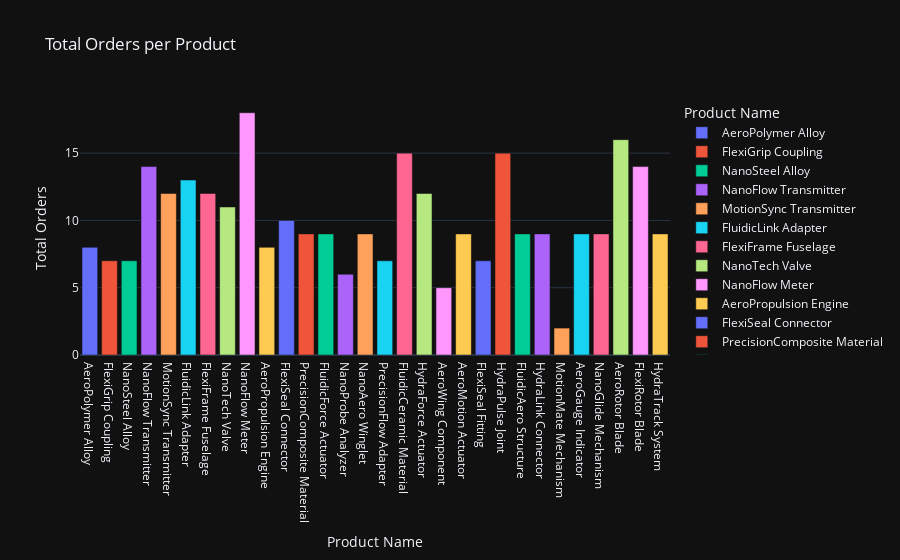

Notebook code for this chart:
### Markdown cell above
db.orders.aggregate([
  {
    $group: {
      _id: "$o_plantID",
      productName: { $first: "$productName" },
      productType: { $first: "$productType" },
      totalOrders: { $sum: 1 }
    }
  },
  {
    $lookup: {
      from: "product",
      localField: "_id",
      foreignField: "productID",
      as: "productDetails"
    }
  },
  {
    $unwind: "$productDetails"
  },
  {
    $project: {
      _id: 0,
      productID: "$_id",
      productName: "$productDetails.productName",
      productType: "$productDetails.productType",
      totalOrders: 1
    }
  }
])

### Code cell
pipeline = [
    {
        "$group": {
            "_id": "$o_plantID",
            "productName": {"$first": "$productName"},
            "productType": {"$first": "$productType"},
            "totalOrders": {"$sum": 1}
        }
    },
    {
        "$lookup": {
            "from": "product",
            "localField": "_id",
            "foreignField": "productID",
            "as": "productDetails"
        }
    },
    {
        "$unwind": "$productDetails"
    },
    {
        "$project": {
            "_id": 0,
            "productID": "$_id",
            "productName": "$productDetails.productName",
            "productType": "$productDetails.productType",
            "totalOrders": 1
        }
    }
]

result = list(db.orders.aggregate(pipeline))
df = pd.DataFrame(result)

fig = px.bar(df, x='productName', y='totalOrders', color='productName',
             title='Total Orders per Product', labels={'productName': 'Product Name', 'totalOrders': 'Total Orders'})

fig.update_layout(template='plotly_dark')
fig.show()

### Figure 1 — Plotly figure (JSON) as saved in the notebook; plotly's stock layout.template omitted (floating-point values rounded to 4 significant figures)
{"data": [{"alignmentgroup": "True", "hovertemplate": "Product Name=%{x}<br>Total Orders=%{y}<extra></extra>", "legendgroup": "AeroPolymer Alloy", "marker": {"color": "#636efa", "pattern": {"shape": ""}}, "name": "AeroPolymer Alloy", "offsetgroup": "AeroPolymer Alloy", "orientation": "v", "showlegend": true, "textposition": "auto", "type": "bar", "x": ["AeroPolymer Alloy"], "xaxis": "x", "y": [8], "yaxis": "y"}, {"alignmentgroup": "True", "hovertemplate": "Product Name=%{x}<br>Total Orders=%{y}<extra></extra>", "legendgroup": "FlexiGrip Coupling", "marker": {"color": "#EF553B", "pattern": {"shape": ""}}, "name": "FlexiGrip Coupling", "offsetgroup": "FlexiGrip Coupling", "orientation": "v", "showlegend": true, "textposition": "auto", "type": "bar", "x": ["FlexiGrip Coupling"], "xaxis": "x", "y": [7], "yaxis": "y"}, {"alignmentgroup": "True", "hovertemplate": "Product Name=%{x}<br>Total Orders=%{y}<extra></extra>", "legendgroup": "NanoSteel Alloy", "marker": {"color": "#00cc96", "pattern": {"shape": ""}}, "name": "NanoSteel Alloy", "offsetgroup": "NanoSteel Alloy", "orientation": "v", "showlegend": true, "textposition": "auto", "type": "bar", "x": ["NanoSteel Alloy"], "xaxis": "x", "y": [7], "yaxis": "y"}, {"alignmentgroup": "True", "hovertemplate": "Product Name=%{x}<br>Total Orders=%{y}<extra></extra>", "legendgroup": "NanoFlow Transmitter", "marker": {"color": "#ab63fa", "pattern": {"shape": ""}}, "name": "NanoFlow Transmitter", "offsetgroup": "NanoFlow Transmitter", "orientation": "v", "showlegend": true, "textposition": "auto", "type": "bar", "x": ["NanoFlow Transmitter"], "xaxis": "x", "y": [14], "yaxis": "y"}, {"alignmentgroup": "True", "hovertemplate": "Product Name=%{x}<br>Total Orders=%{y}<extra></extra>", "legendgroup": "MotionSync Transmitter", "marker": {"color": "#FFA15A", "pattern": {"shape": ""}}, "name": "MotionSync Transmitter", "offsetgroup": "MotionSync Transmitter", "orientation": "v", "showlegend": true, "textposition": "auto", "type": "bar", "x": ["MotionSync Transmitter"], "xaxis": "x", "y": [12], "yaxis": "y"}, {"alignmentgroup": "True", "hovertemplate": "Product Name=%{x}<br>Total Orders=%{y}<extra></extra>", "legendgroup": "FluidicLink Adapter", "marker": {"color": "#19d3f3", "pattern": {"shape": ""}}, "name": "FluidicLink Adapter", "offsetgroup": "FluidicLink Adapter", "orientation": "v", "showlegend": true, "textposition": "auto", "type": "bar", "x": ["FluidicLink Adapter"], "xaxis": "x", "y": [13], "yaxis": "y"}, {"alignmentgroup": "True", "hovertemplate": "Product Name=%{x}<br>Total Orders=%{y}<extra></extra>", "legendgroup": "FlexiFrame Fuselage", "marker": {"color": "#FF6692", "pattern": {"shape": ""}}, "name": "FlexiFrame Fuselage", "offsetgroup": "FlexiFrame Fuselage", "orientation": "v", "showlegend": true, "textposition": "auto", "type": "bar", "x": ["FlexiFrame Fuselage"], "xaxis": "x", "y": [12], "yaxis": "y"}, {"alignmentgroup": "True", "hovertemplate": "Product Name=%{x}<br>Total Orders=%{y}<extra></extra>", "legendgroup": "NanoTech Valve", "marker": {"color": "#B6E880", "pattern": {"shape": ""}}, "name": "NanoTech Valve", "offsetgroup": "NanoTech Valve", "orientation": "v", "showlegend": true, "textposition": "auto", "type": "bar", "x": ["NanoTech Valve"], "xaxis": "x", "y": [11], "yaxis": "y"}, {"alignmentgroup": "True", "hovertemplate": "Product Name=%{x}<br>Total Orders=%{y}<extra></extra>", "legendgroup": "NanoFlow Meter", "marker": {"color": "#FF97FF", "pattern": {"shape": ""}}, "name": "NanoFlow Meter", "offsetgroup": "NanoFlow Meter", "orientation": "v", "showlegend": true, "textposition": "auto", "type": "bar", "x": ["NanoFlow Meter"], "xaxis": "x", "y": [18], "yaxis": "y"}, {"alignmentgroup": "True", "hovertemplate": "Product Name=%{x}<br>Total Orders=%{y}<extra></extra>", "legendgroup": "AeroPropulsion Engine", "marker": {"color": "#FECB52", "pattern": {"shape": ""}}, "name": "AeroPropulsion Engine", "offsetgroup": "AeroPropulsion Engine", "orientation": "v", "showlegend": true, "textposition": "auto", "type": "bar", "x": ["AeroPropulsion Engine"], "xaxis": "x", "y": [8], "yaxis": "y"}, {"alignmentgroup": "True", "hovertemplate": "Product Name=%{x}<br>Total Orders=%{y}<extra></extra>", "legendgroup": "FlexiSeal Connector", "marker": {"color": "#636efa", "pattern": {"shape": ""}}, "name": "FlexiSeal Connector", "offsetgroup": "FlexiSeal Connector", "orientation": "v", "showlegend": true, "textposition": "auto", "type": "bar", "x": ["FlexiSeal Connector"], "xaxis": "x", "y": [10], "yaxis": "y"}, {"alignmentgroup": "True", "hovertemplate": "Product Name=%{x}<br>Total Orders=%{y}<extra></extra>", "legendgroup": "PrecisionComposite Material", "marker": {"color": "#EF553B", "pattern": {"shape": ""}}, "name": "PrecisionComposite Material", "offsetgroup": "PrecisionComposite Material", "orientation": "v", "showlegend": true, "textposition": "auto", "type": "bar", "x": ["PrecisionComposite Material"], "xaxis": "x", "y": [9], "yaxis": "y"}, {"alignmentgroup": "True", "hovertemplate": "Product Name=%{x}<br>Total Orders=%{y}<extra></extra>", "legendgroup": "FluidicForce Actuator", "marker": {"color": "#00cc96", "pattern": {"shape": ""}}, "name": "FluidicForce Actuator", "offsetgroup": "FluidicForce Actuator", "orientation": "v", "showlegend": true, "textposition": "auto", "type": "bar", "x": ["FluidicForce Actuator"], "xaxis": "x", "y": [9], "yaxis": "y"}, {"alignmentgroup": "True", "hovertemplate": "Product Name=%{x}<br>Total Orders=%{y}<extra></extra>", "legendgroup": "NanoProbe Analyzer", "marker": {"color": "#ab63fa", "pattern": {"shape": ""}}, "name": "NanoProbe Analyzer", "offsetgroup": "NanoProbe Analyzer", "orientation": "v", "showlegend": true, "textposition": "auto", "type": "bar", "x": ["NanoProbe Analyzer"], "xaxis": "x", "y": [6], "yaxis": "y"}, {"alignmentgroup": "True", "hovertemplate": "Product Name=%{x}<br>Total Orders=%{y}<extra></extra>", "legendgroup": "NanoAero Winglet", "marker": {"color": "#FFA15A", "pattern": {"shape": ""}}, "name": "NanoAero Winglet", "offsetgroup": "NanoAero Winglet", "orientation": "v", "showlegend": true, "textposition": "auto", "type": "bar", "x": ["NanoAero Winglet"], "xaxis": "x", "y": [9], "yaxis": "y"}, {"alignmentgroup": "True", "hovertemplate": "Product Name=%{x}<br>Total Orders=%{y}<extra></extra>", "legendgroup": "PrecisionFlow Adapter", "marker": {"color": "#19d3f3", "pattern": {"shape": ""}}, "name": "PrecisionFlow Adapter", "offsetgroup": "PrecisionFlow Adapter", "orientation": "v", "showlegend": true, "textposition": "auto", "type": "bar", "x": ["PrecisionFlow Adapter"], "xaxis": "x", "y": [7], "yaxis": "y"}, {"alignmentgroup": "True", "hovertemplate": "Product Name=%{x}<br>Total Orders=%{y}<extra></extra>", "legendgroup": "FluidicCeramic Material", "marker": {"color": "#FF6692", "pattern": {"shape": ""}}, "name": "FluidicCeramic Material", "offsetgroup": "FluidicCeramic Material", "orientation": "v", "showlegend": true, "textposition": "auto", "type": "bar", "x": ["FluidicCeramic Material"], "xaxis": "x", "y": [15], "yaxis": "y"}, {"alignmentgroup": "True", "hovertemplate": "Product Name=%{x}<br>Total Orders=%{y}<extra></extra>", "legendgroup": "HydraForce Actuator", "marker": {"color": "#B6E880", "pattern": {"shape": ""}}, "name": "HydraForce Actuator", "offsetgroup": "HydraForce Actuator", "orientation": "v", "showlegend": true, "textposition": "auto", "type": "bar", "x": ["HydraForce Actuator"], "xaxis": "x", "y": [12], "yaxis": "y"}, {"alignmentgroup": "True", "hovertemplate": "Product Name=%{x}<br>Total Orders=%{y}<extra></extra>", "legendgroup": "AeroWing Component", "marker": {"color": "#FF97FF", "pattern": {"shape": ""}}, "name": "AeroWing Component", "offsetgroup": "AeroWing Component", "orientation": "v", "showlegend": true, "textposition": "auto", "type": "bar", "x": ["AeroWing Component"], "xaxis": "x", "y": [5], "yaxis": "y"}, {"alignmentgroup": "True", "hovertemplate": "Product Name=%{x}<br>Total Orders=%{y}<extra></extra>", "legendgroup": "AeroMotion Actuator", "marker": {"color": "#FECB52", "pattern": {"shape": ""}}, "name": "AeroMotion Actuator", "offsetgroup": "AeroMotion Actuator", "orientation": "v", "showlegend": true, "textposition": "auto", "type": "bar", "x": ["AeroMotion Actuator"], "xaxis": "x", "y": [9], "yaxis": "y"}, {"alignmentgroup": "True", "hovertemplate": "Product Name=%{x}<br>Total Orders=%{y}<extra></extra>", "legendgroup": "FlexiSeal Fitting", "marker": {"color": "#636efa", "pattern": {"shape": ""}}, "name": "FlexiSeal Fitting", "offsetgroup": "FlexiSeal Fitting", "orientation": "v", "showlegend": true, "textposition": "auto", "type": "bar", "x": ["FlexiSeal Fitting"], "xaxis": "x", "y": [7], "yaxis": "y"}, {"alignmentgroup": "True", "hovertemplate": "Product Name=%{x}<br>Total Orders=%{y}<extra></extra>", "legendgroup": "HydraPulse Joint", "marker": {"color": "#EF553B", "pattern": {"shape": ""}}, "name": "HydraPulse Joint", "offsetgroup": "HydraPulse Joint", "orientation": "v", "showlegend": true, "textposition": "auto", "type": "bar", "x": ["HydraPulse Joint"], "xaxis": "x", "y": [15], "yaxis": "y"}, {"alignmentgroup": "True", "hovertemplate": "Product Name=%{x}<br>Total Orders=%{y}<extra></extra>", "legendgroup": "FluidicAero Structure", "marker": {"color": "#00cc96", "pattern": {"shape": ""}}, "name": "FluidicAero Structure", "offsetgroup": "FluidicAero Structure", "orientation": "v", "showlegend": true, "textposition": "auto", "type": "bar", "x": ["FluidicAero Structure"], "xaxis": "x", "y": [9], "yaxis": "y"}, {"alignmentgroup": "True", "hovertemplate": "Product Name=%{x}<br>Total Orders=%{y}<extra></extra>", "legendgroup": "HydraLink Connector", "marker": {"color": "#ab63fa", "pattern": {"shape": ""}}, "name": "HydraLink Connector", "offsetgroup": "HydraLink Connector", "orientation": "v", "showlegend": true, "textposition": "auto", "type": "bar", "x": ["HydraLink Connector"], "xaxis": "x", "y": [9], "yaxis": "y"}, {"alignmentgroup": "True", "hovertemplate": "Product Name=%{x}<br>Total Orders=%{y}<extra></extra>", "legendgroup": "MotionMate Mechanism", "marker": {"color": "#FFA15A", "pattern": {"shape": ""}}, "name": "MotionMate Mechanism", "offsetgroup": "MotionMate Mechanism", "orientation": "v", "showlegend": true, "textposition": "auto", "type": "bar", "x": ["MotionMate Mechanism"], "xaxis": "x", "y": [2], "yaxis": "y"}, {"alignmentgroup": "True", "hovertemplate": "Product Name=%{x}<br>Total Orders=%{y}<extra></extra>", "legendgroup": "AeroGauge Indicator", "marker": {"color": "#19d3f3", "pattern": {"shape": ""}}, "name": "AeroGauge Indicator", "offsetgroup": "AeroGauge Indicator", "orientation": "v", "showlegend": true, "textposition": "auto", "type": "bar", "x": ["AeroGauge Indicator"], "xaxis": "x", "y": [9], "yaxis": "y"}, {"alignmentgroup": "True", "hovertemplate": "Product Name=%{x}<br>Total Orders=%{y}<extra></extra>", "legendgroup": "NanoGlide Mechanism", "marker": {"color": "#FF6692", "pattern": {"shape": ""}}, "name": "NanoGlide Mechanism", "offsetgroup": "NanoGlide Mechanism", "orientation": "v", "showlegend": true, "textposition": "auto", "type": "bar", "x": ["NanoGlide Mechanism"], "xaxis": "x", "y": [9], "yaxis": "y"}, {"alignmentgroup": "True", "hovertemplate": "Product Name=%{x}<br>Total Orders=%{y}<extra></extra>", "legendgroup": "AeroRotor Blade", "marker": {"color": "#B6E880", "pattern": {"shape": ""}}, "name": "AeroRotor Blade", "offsetgroup": "AeroRotor Blade", "orientation": "v", "showlegend": true, "textposition": "auto", "type": "bar", "x": ["AeroRotor Blade"], "xaxis": "x", "y": [16], "yaxis": "y"}, {"alignmentgroup": "True", "hovertemplate": "Product Name=%{x}<br>Total Orders=%{y}<extra></extra>", "legendgroup": "FlexiRotor Blade", "marker": {"color": "#FF97FF", "pattern": {"shape": ""}}, "name": "FlexiRotor Blade", "offsetgroup": "FlexiRotor Blade", "orientation": "v", "showlegend": true, "textposition": "auto", "type": "bar", "x": ["FlexiRotor Blade"], "xaxis": "x", "y": [14], "yaxis": "y"}, {"alignmentgroup": "True", "hovertemplate": "Product Name=%{x}<br>Total Orders=%{y}<extra></extra>", "legendgroup": "HydraTrack System", "marker": {"color": "#FECB52", "pattern": {"shape": ""}}, "name": "HydraTrack System", "offsetgroup": "HydraTrack System", "orientation": "v", "showlegend": true, "textposition": "auto", "type": "bar", "x": ["HydraTrack System"], "xaxis": "x", "y": [9], "yaxis": "y"}], "layout": {"barmode": "relative", "legend": {"title": {"text": "Product Name"}, "tracegroupgap": 0}, "title": {"text": "Total Orders per Product"}, "xaxis": {"anchor": "y", "categoryarray": ["AeroPolymer Alloy", "FlexiGrip Coupling", "NanoSteel Alloy", "NanoFlow Transmitter", "MotionSync Transmitter", "FluidicLink Adapter", "FlexiFrame Fuselage", "NanoTech Valve", "NanoFlow Meter", "AeroPropulsion Engine", "FlexiSeal Connector", "PrecisionComposite Material", "FluidicForce Actuator", "NanoProbe Analyzer", "NanoAero Winglet", "PrecisionFlow Adapter", "FluidicCeramic Material", "HydraForce Actuator", "AeroWing Component", "AeroMotion Actuator", "FlexiSeal Fitting", "HydraPulse Joint", "FluidicAero Structure", "HydraLink Connector", "MotionMate Mechanism", "AeroGauge Indicator", "NanoGlide Mechanism", "AeroRotor Blade", "FlexiRotor Blade", "HydraTrack System"], "categoryorder": "array", "domain": [0, 1], "title": {"text": "Product Name"}}, "yaxis": {"anchor": "x", "domain": [0, 1], "title": {"text": "Total Orders"}}}}
